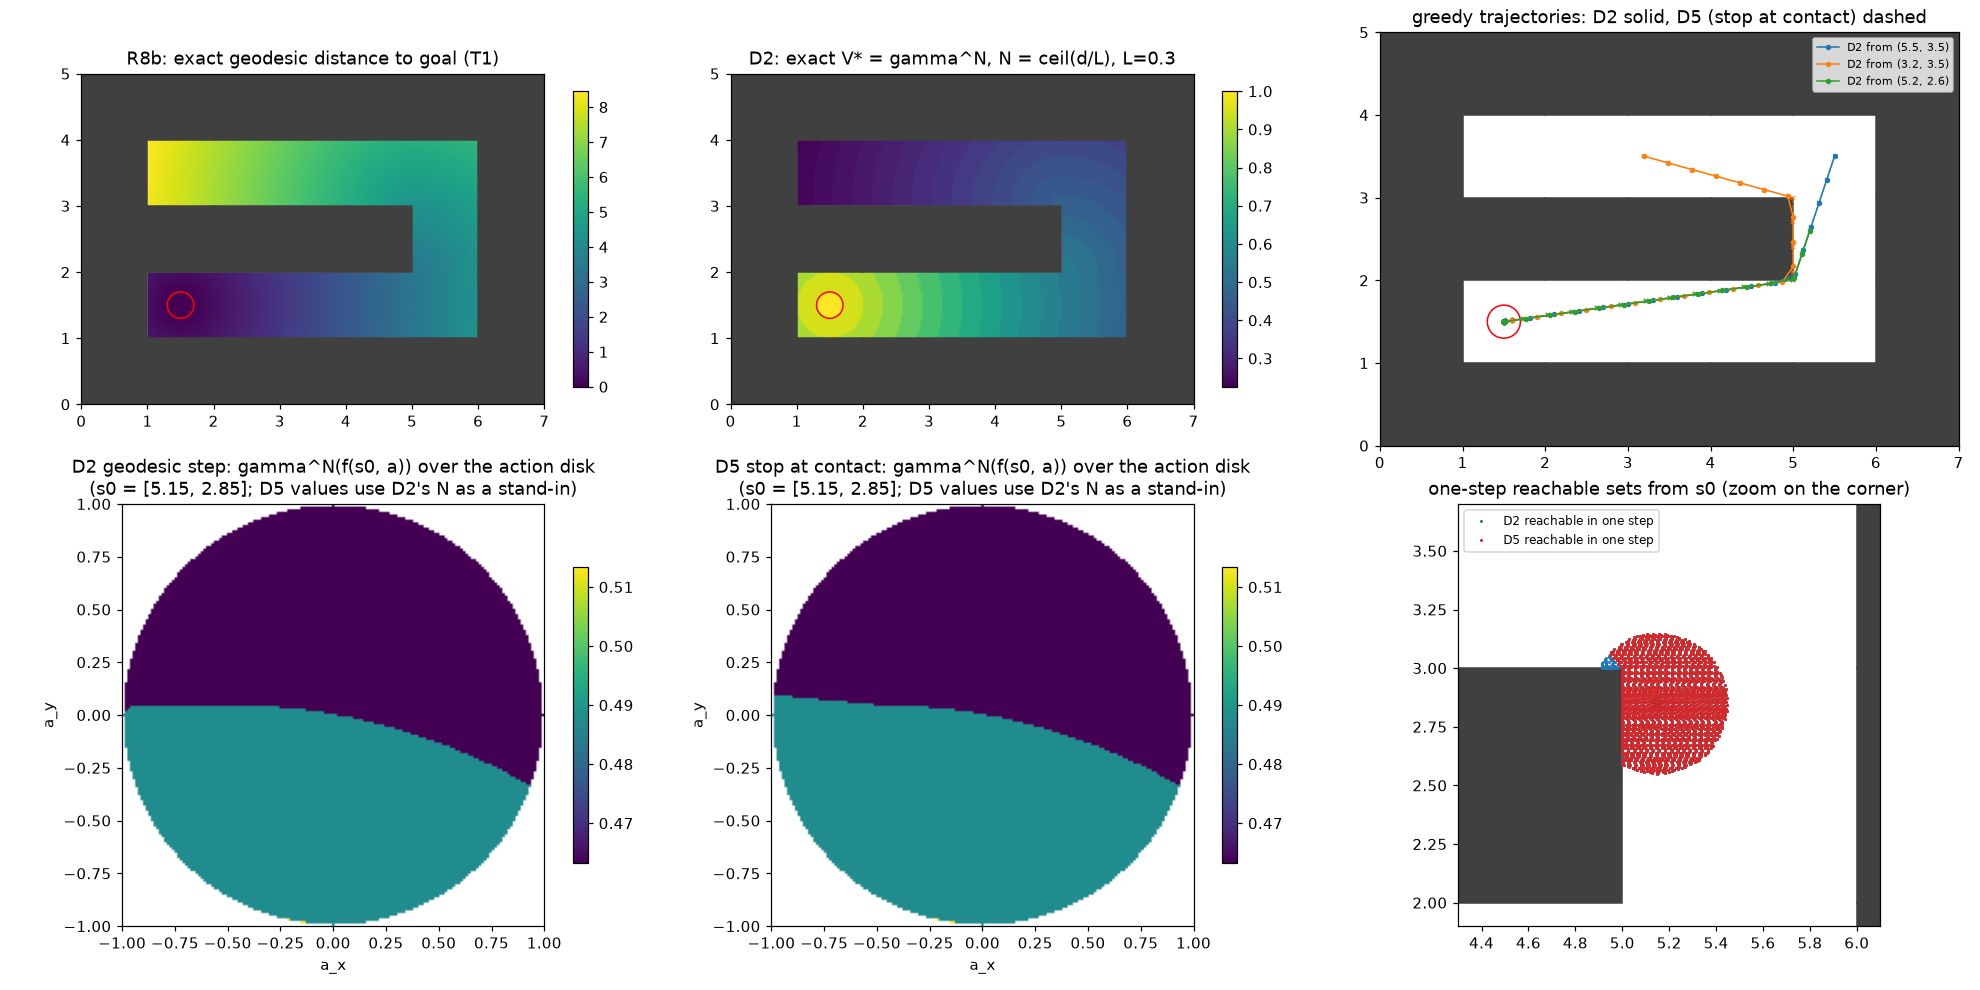

Recreate this plot in Python.
"""Throwaway draft for the maze design research (not project code).

Point agent among axis-aligned wall cells (from an ASCII map), action a in the unit disk,
step length L. Compares two dynamics near corners:
  D2 geodesic step: move up to L along the shortest free path toward t = Proj_free(s + L a)
  D5 stop at contact: move straight along s -> s + L a until the first wall contact
Truth: exact geodesic distance d(p, g) by a visibility graph over convex wall corners (T1);
for D2, N(p) = ceil(d(p, goal disk) / L) and Q*(s, a) = gamma ** N(f(s, a)).
Checks: (1) D2 lower bound d(f(s,a)) >= d(s) - L for random s, a; (2) the greedy D2 policy
reaches the goal in exactly N steps; (3) for D5, where the lower bound ceil(d/L) and a
greedy-policy upper bound disagree (the undecided sliver set).
"""

import sys

import jax
import jax.numpy as jnp
import matplotlib.pyplot as plt
import numpy as np

jax.config.update("jax_enable_x64", True)

MAZE = [
    "#######",
    "#.....#",
    "#####.#",
    "#.....#",
    "#######",
]
L = 0.3          # step length
GOAL = np.array([1.5, 1.5])
GOAL_R = 0.2
GAMMA = 0.95
EPS = 1e-9

# ---------------------------------------------------------------- geometry

H, W = len(MAZE), len(MAZE[0])
wall = np.array([[c == "#" for c in row] for row in MAZE])


def cell_box(i, j):
    """(xmin, ymin, xmax, ymax) of grid cell (row i, col j); row 0 is the top."""
    return j, H - 1 - i, j + 1, H - i


def is_wall(i, j):
    return not (0 <= i < H and 0 <= j < W) or wall[i, j]


# Wall cells expanded by EXPAND towards neighbouring wall cells, so a segment running along
# an internal edge between two wall cells counts as inside; exterior edges stay exact.
EXPAND = 1e-7
boxes = []
for i in range(H):
    for j in range(W):
        if wall[i, j]:
            x0, y0, x1, y1 = cell_box(i, j)
            if is_wall(i, j - 1): x0 -= EXPAND
            if is_wall(i, j + 1): x1 += EXPAND
            if is_wall(i + 1, j): y0 -= EXPAND
            if is_wall(i - 1, j): y1 += EXPAND
            boxes.append((x0, y0, x1, y1))
BOXES = jnp.array(boxes)

# Exterior wall edges (between a wall cell and a free cell): projection targets.
edges = []
for i in range(H):
    for j in range(W):
        if not wall[i, j]:
            continue
        x0, y0, x1, y1 = cell_box(i, j)
        if not is_wall(i, j - 1): edges.append((x0, y0, x0, y1))
        if not is_wall(i, j + 1): edges.append((x1, y0, x1, y1))
        if not is_wall(i + 1, j): edges.append((x0, y0, x1, y0))
        if not is_wall(i - 1, j): edges.append((x0, y1, x1, y1))
EDGES = jnp.array(edges)

# Convex wall corners = graph nodes: grid vertices with exactly one wall cell among the four
# cells around them (the corner sticks out into free space).
nodes = []
for vi in range(H + 1):
    for vj in range(W + 1):
        around = [is_wall(vi - 1, vj - 1), is_wall(vi - 1, vj), is_wall(vi, vj - 1), is_wall(vi, vj)]
        inside = 0 < vi < H and 0 < vj < W
        if inside and sum(around) == 1:
            nodes.append((vj, H - vi))
NODES = jnp.array(nodes, dtype=float)


def segment_hits_box(p, q, box):
    """True if the open segment p-q passes through the open interior of the box (slab test)."""
    d = q - p
    lo, hi = box[:2], box[2:]
    with np.errstate(divide="ignore"):
        inv = jnp.where(jnp.abs(d) > 0, 1.0 / jnp.where(jnp.abs(d) > 0, d, 1.0), jnp.inf)
    t0 = (lo - p) * inv
    t1 = (hi - p) * inv
    tmin = jnp.minimum(t0, t1)
    tmax = jnp.maximum(t0, t1)
    # axis with d == 0: inside slab iff strictly between lo and hi
    inside_slab = (p > lo + EPS) & (p < hi - EPS)
    tmin = jnp.where(jnp.abs(d) > 0, tmin, jnp.where(inside_slab, -jnp.inf, jnp.inf))
    tmax = jnp.where(jnp.abs(d) > 0, tmax, jnp.where(inside_slab, jnp.inf, -jnp.inf))
    enter = jnp.max(tmin)
    leave = jnp.min(tmax)
    return (leave - enter > EPS) & (leave > EPS) & (enter < 1 - EPS)


def visible(p, q):
    return ~jnp.any(jax.vmap(lambda b: segment_hits_box(p, q, b))(BOXES))


# ---------------------------------------------------------------- T1: exact geodesic distance

n_nodes = len(nodes)
vis_nn = np.array(jax.vmap(lambda a: jax.vmap(lambda b: visible(a, b))(NODES))(NODES))
dist_nn = np.linalg.norm(np.array(NODES)[:, None] - np.array(NODES)[None], axis=-1)
D = np.where(vis_nn, dist_nn, np.inf)
np.fill_diagonal(D, 0.0)
NEXT = np.where(np.isfinite(D), np.arange(n_nodes)[None, :], -1)
for k in range(n_nodes):  # Floyd–Warshall with next-hop table
    via = D[:, k:k + 1] + D[k:k + 1, :]
    better = via < D
    D = np.where(better, via, D)
    NEXT = np.where(better, NEXT[:, k:k + 1], NEXT)
D_J, NEXT_J = jnp.array(D), jnp.array(NEXT)


def geodesic(p, q):
    """Exact shortest free-path length p -> q and the first and last graph node (-1: direct)."""
    direct = jnp.where(visible(p, q), jnp.linalg.norm(q - p), jnp.inf)
    vis_p = jax.vmap(lambda c: visible(p, c))(NODES)
    vis_q = jax.vmap(lambda c: visible(c, q))(NODES)
    to_p = jnp.where(vis_p, jnp.linalg.norm(NODES - p, axis=-1), jnp.inf)
    to_q = jnp.where(vis_q, jnp.linalg.norm(NODES - q, axis=-1), jnp.inf)
    total = to_p[:, None] + D_J + to_q[None, :]
    flat = jnp.argmin(total)
    i, j = flat // n_nodes, flat % n_nodes
    routed = total[i, j]
    use_direct = direct <= routed
    return jnp.where(use_direct, direct, routed), jnp.where(use_direct, -1, i), jnp.where(use_direct, -1, j)


def goal_distance(p):
    """Exact geodesic distance to the goal disk (goal disk is wall-free)."""
    return jnp.maximum(geodesic(p, jnp.array(GOAL))[0] - GOAL_R, 0.0)


def steps_to_goal(p):
    """D2 exact step count N(p) = ceil(d(p, goal disk) / L)."""
    return jnp.ceil(goal_distance(p) / L - 1e-9)


# ---------------------------------------------------------------- dynamics


def project_free(p):
    """Nearest free point: p itself if free, else the nearest point on an exterior wall edge."""
    inside = jnp.any(jax.vmap(lambda b: jnp.all((p > b[:2]) & (p < b[2:])))(BOXES))
    a, b = EDGES[:, :2], EDGES[:, 2:]
    t = jnp.clip(jnp.sum((p - a) * (b - a), -1) / jnp.sum((b - a) ** 2, -1), 0, 1)
    proj = a + t[:, None] * (b - a)
    nearest = proj[jnp.argmin(jnp.linalg.norm(proj - p, axis=-1))]
    return jnp.where(inside, nearest, p)


def walk_path(s, t, i, j, length):
    """Point at arc length `length` along the path s -> node i -> ... -> node j -> t."""
    def body(carry, _):
        pos, current, remaining, done = carry
        nxt_node = jnp.where(current < 0, -1, NEXT_J[jnp.maximum(current, 0), j])
        target = jnp.where(current < 0, t, NODES[jnp.maximum(current, 0)])
        seg = jnp.linalg.norm(target - pos)
        move = jnp.minimum(remaining, seg)
        new_pos = jnp.where(seg > 0, pos + (target - pos) * move / jnp.maximum(seg, 1e-12), pos)
        arrived = move >= seg - 1e-12
        # after reaching node `current`, the next target is the next hop towards j, then t
        next_current = jnp.where(current == j, -1, NEXT_J[jnp.maximum(current, 0), j])
        new_current = jnp.where(arrived & (current >= 0), next_current, current)
        new_done = done | (current < 0) & arrived | (remaining - move <= 1e-12)
        pos = jnp.where(done, pos, new_pos)
        return (pos, jnp.where(done, current, new_current), jnp.where(done, remaining, remaining - move), new_done), None

    start = jnp.where(i < 0, -1, i)
    (pos, _, _, _), _ = jax.lax.scan(body, (s, start, length, False), None, length=n_nodes + 2)
    return pos


def f_geodesic(s, a):
    """D2: move up to L along the shortest free path toward t = Proj_free(s + L a)."""
    t = project_free(s + L * a)
    dist, i, j = geodesic(s, t)
    return walk_path(s, t, i, j, jnp.minimum(L, dist))


def f_stop(s, a):
    """D5: move straight toward s + L a, stopping at the first wall contact."""
    q = s + L * a
    d = q - s

    def entry_time(box):
        lo, hi = box[:2], box[2:]
        inv = jnp.where(jnp.abs(d) > 0, 1.0 / jnp.where(jnp.abs(d) > 0, d, 1.0), jnp.inf)
        t0, t1 = (lo - s) * inv, (hi - s) * inv
        inside_slab = (s > lo + EPS) & (s < hi - EPS)
        tmin = jnp.where(jnp.abs(d) > 0, jnp.minimum(t0, t1), jnp.where(inside_slab, -jnp.inf, jnp.inf))
        tmax = jnp.where(jnp.abs(d) > 0, jnp.maximum(t0, t1), jnp.where(inside_slab, jnp.inf, -jnp.inf))
        enter, leave = jnp.max(tmin), jnp.min(tmax)
        hit = (leave - enter > EPS) & (leave > EPS) & (enter < 1 - EPS)
        return jnp.where(hit, jnp.maximum(enter, 0.0), 1.0)

    t_hit = jnp.min(jax.vmap(entry_time)(BOXES))
    return s + t_hit * d


# ---------------------------------------------------------------- policies


def greedy_action(s):
    """Aim at the point L along the geodesic to the goal (the D2-optimal action)."""
    g = jnp.array(GOAL)
    dist, i, j = geodesic(s, g)
    target = walk_path(s, g, i, j, jnp.minimum(L, dist))
    a = (target - s) / L
    return a / jnp.maximum(1.0, jnp.linalg.norm(a))


def greedy_straight_action(s):
    """For straight-move dynamics: move along the first leg of the geodesic (never cut a corner)."""
    g = jnp.array(GOAL)
    dist, i, j = geodesic(s, g)
    first = jnp.where(i < 0, g, NODES[jnp.maximum(i, 0)])
    # standing on the first node: aim at the next hop (or the goal) instead
    after = jnp.where(i == j, g, NODES[jnp.maximum(NEXT_J[jnp.maximum(i, 0), j], 0)])
    first = jnp.where((i >= 0) & (jnp.linalg.norm(first - s) < 1e-9), after, first)
    leg = first - s
    n = jnp.linalg.norm(leg)
    return jnp.where(n > 0, leg / jnp.maximum(n, 1e-12) * jnp.minimum(1.0, n / L), 0.0 * leg)


def rollout_steps(f, policy, s, max_steps=60):
    def body(carry, _):
        pos, steps, done = carry
        reached = jnp.linalg.norm(pos - jnp.array(GOAL)) <= GOAL_R + 1e-9
        new_pos = jnp.where(done | reached, pos, f(pos, policy(pos)))
        return (new_pos, steps + jnp.where(done | reached, 0, 1), done | reached), pos
    (pos, steps, done), path = jax.lax.scan(body, (s, 0, False), None, length=max_steps)
    return steps, path


# ---------------------------------------------------------------- checks and plots


def free_samples(key, n):
    pts = jax.random.uniform(key, (n * 3, 2), minval=jnp.array([0.0, 0.0]), maxval=jnp.array([W, H]))
    free = ~jax.vmap(lambda p: jnp.any(jax.vmap(lambda b: jnp.all((p > b[:2]) & (p < b[2:])))(BOXES)))(pts)
    return pts[np.asarray(free)][:n]


def main(out):
    key = jax.random.PRNGKey(0)
    ks, ka = jax.random.split(key)
    s = free_samples(ks, 4000)
    ang = jax.random.uniform(ka, (len(s),), maxval=2 * jnp.pi)
    rad = jnp.sqrt(jax.random.uniform(jax.random.fold_in(ka, 1), (len(s),)))
    a = jnp.stack([rad * jnp.cos(ang), rad * jnp.sin(ang)], -1)

    d_s = jax.vmap(goal_distance)(s)
    s_next = jax.vmap(f_geodesic)(s, a)
    d_next = jax.vmap(goal_distance)(s_next)
    moved = jnp.linalg.norm(s_next - s, axis=-1)
    print(f"nodes {n_nodes}; check 1 (D2 lower bound d(f) >= d - L): min slack {float(jnp.min(d_next - d_s + L)):.2e} "
          f"(>= 0 expected); max displacement {float(moved.max()):.4f} (<= L = {L})")
    s_next_free = ~jax.vmap(lambda p: jnp.any(jax.vmap(lambda b: jnp.all((p > b[:2] + 1e-6) & (p < b[2:] - 1e-6)))(BOXES)))(s_next)
    print(f"         D2 next states free: {float(s_next_free.mean()):.4f}")

    n_closed = jax.vmap(steps_to_goal)(s)
    steps_greedy, _ = jax.vmap(lambda p: rollout_steps(f_geodesic, greedy_action, p))(s)
    agree = np.asarray(steps_greedy == n_closed)
    print(f"check 2 (D2 greedy policy reaches the goal in exactly N steps): {agree.mean():.4f} of {len(s)} starts")
    if not agree.all():
        bad = np.flatnonzero(~agree)[:5]
        print("   mismatches (start, N, greedy):", [(np.round(np.asarray(s[b]), 3).tolist(), int(n_closed[b]), int(steps_greedy[b])) for b in bad])

    steps_stop, _ = jax.vmap(lambda p: rollout_steps(f_stop, greedy_straight_action, p))(s)
    undecided = np.asarray(steps_stop > n_closed)
    print(f"check 3 (D5 stop-at-contact): lower bound ceil(d/L) == greedy upper bound on {1 - undecided.mean():.4f} of starts; "
          f"undecided (exact N needs search) on {undecided.mean():.4f}; max gap {int((steps_stop - n_closed).max())} step(s)")

    # ---- plots
    nx, ny = 280, 200
    xs, ys = np.linspace(0, W, nx), np.linspace(0, H, ny)
    grid = jnp.array(np.stack(np.meshgrid(xs, ys), -1).reshape(-1, 2))
    in_wall = np.asarray(jax.vmap(lambda p: jnp.any(jax.vmap(lambda b: jnp.all((p > b[:2]) & (p < b[2:])))(BOXES)))(grid))
    d_grid = np.array(jax.lax.map(goal_distance, grid, batch_size=2048))
    d_grid[in_wall] = np.nan
    n_grid = np.ceil(d_grid / L - 1e-9)

    fig, axes = plt.subplots(2, 3, figsize=(18, 9))
    ext = (0, W, 0, H)
    def draw_walls(ax):
        for (x0, y0, x1, y1) in boxes:
            ax.add_patch(plt.Rectangle((x0, y0), x1 - x0, y1 - y0, color="0.25"))
        ax.add_patch(plt.Circle(GOAL, GOAL_R, fill=False, color="red"))
        ax.set_xlim(0, W); ax.set_ylim(0, H); ax.set_aspect("equal")

    ax = axes[0, 0]
    im = ax.imshow(d_grid.reshape(ny, nx), origin="lower", extent=ext, cmap="viridis")
    fig.colorbar(im, ax=ax, shrink=0.7); draw_walls(ax); ax.set_title("R8b: exact geodesic distance to goal (T1)")
    ax = axes[0, 1]
    im = ax.imshow((GAMMA ** n_grid).reshape(ny, nx), origin="lower", extent=ext, cmap="viridis")
    fig.colorbar(im, ax=ax, shrink=0.7); draw_walls(ax); ax.set_title(f"D2: exact V* = gamma^N, N = ceil(d/L), L={L}")

    # trajectories from a few starts
    ax = axes[0, 2]
    draw_walls(ax)
    for start, col in [((5.5, 3.5), "tab:blue"), ((3.2, 3.5), "tab:orange"), ((5.2, 2.6), "tab:green")]:
        _, path = rollout_steps(f_geodesic, greedy_action, jnp.array(start), 40)
        path = np.unique(np.round(np.asarray(path), 9), axis=0, return_index=True)
        p = np.asarray(rollout_steps(f_geodesic, greedy_action, jnp.array(start), 40)[1])
        ax.plot(p[:, 0], p[:, 1], "-o", ms=2.5, color=col, lw=1, label=f"D2 from {start}")
        q = np.asarray(rollout_steps(f_stop, greedy_straight_action, jnp.array(start), 40)[1])
        ax.plot(q[:, 0], q[:, 1], "--x", ms=3, color=col, lw=0.8, alpha=0.7)
    ax.set_title("greedy trajectories: D2 solid, D5 (stop at contact) dashed"); ax.legend(fontsize=7)

    # action-space maps at a state just before the corner
    s0 = jnp.array([5.15, 2.85])
    na = 161
    aa = np.linspace(-1, 1, na)
    A = np.stack(np.meshgrid(aa, aa), -1).reshape(-1, 2)
    in_disk = np.linalg.norm(A, axis=-1) <= 1
    A_j = jnp.array(A)
    for col, (name, f) in enumerate([("D2 geodesic step", f_geodesic), ("D5 stop at contact", f_stop)]):
        nxt = jax.vmap(lambda act: f(s0, act))(A_j)
        q = GAMMA ** np.array(jax.vmap(steps_to_goal)(nxt))
        q[~in_disk] = np.nan
        ax = axes[1, col]
        im = ax.imshow(q.reshape(na, na), origin="lower", extent=(-1, 1, -1, 1), cmap="viridis")
        fig.colorbar(im, ax=ax, shrink=0.7)
        ax.set_title(f"{name}: gamma^N(f(s0, a)) over the action disk\n(s0 = {np.asarray(s0).tolist()}; D5 values use D2's N as a stand-in)")
        ax.set_xlabel("a_x"); ax.set_ylabel("a_y")
    ax = axes[1, 2]
    draw_walls(ax)
    ax.plot(*np.asarray(s0), "k*", ms=10)
    for name, f, col in [("D2", f_geodesic, "tab:blue"), ("D5", f_stop, "tab:red")]:
        ends = np.asarray(jax.vmap(lambda act: f(s0, act))(A_j[in_disk][::7]))
        ax.plot(ends[:, 0], ends[:, 1], ".", ms=2, color=col, label=f"{name} reachable in one step")
    ax.set_xlim(4.3, 6.1); ax.set_ylim(1.9, 3.7); ax.legend(fontsize=8)
    ax.set_title("one-step reachable sets from s0 (zoom on the corner)")
    fig.tight_layout()
    fig.savefig(out, dpi=110)
    print("figure:", out)


if __name__ == "__main__":
    main(sys.argv[1])
